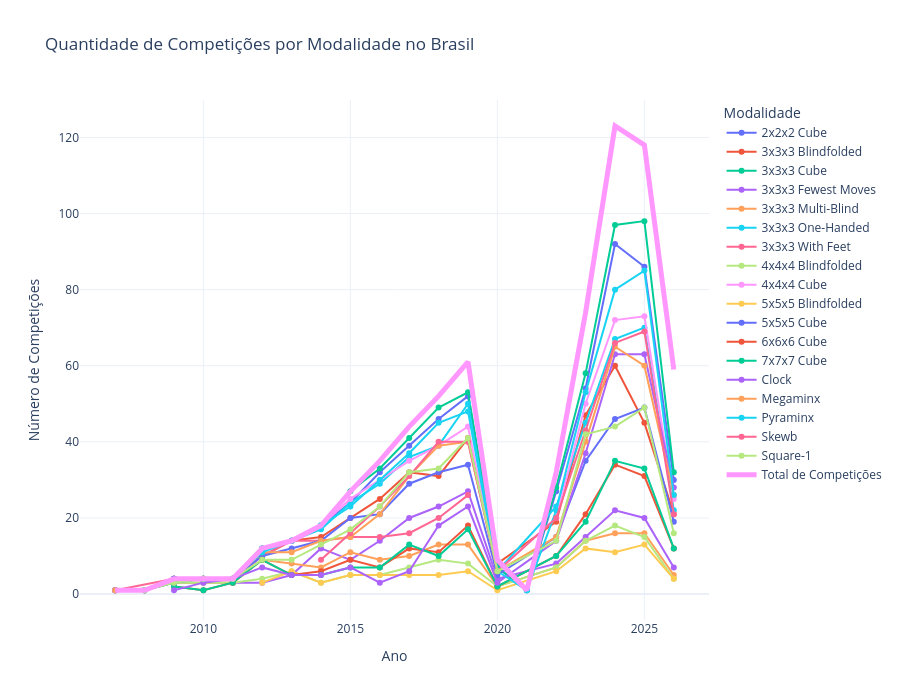

This figure's notebook cell:
### Code cell
plot_events_over_time(df_final)

### Figure 1 — Plotly figure (JSON) as saved in the notebook; plotly's stock layout.template omitted (floating-point values rounded to 4 significant figures)
{"data": [{"hovertemplate": "<b>%{fullData.name}</b><br>Ano: %{x}<br>Competições: %{y}<extra></extra>", "mode": "lines+markers", "name": "2x2x2 Cube", "type": "scatter", "x": [2007, 2008, 2009, 2010, 2011, 2012, 2013, 2014, 2015, 2016, 2017, 2018, 2019, 2020, 2021, 2022, 2023, 2024, 2025, 2026], "y": [1, 1, 4, 4, 4, 12, 14, 18, 24, 32, 39, 46, 52, 7, 1, 27, 54, 92, 86, 30]}, {"hovertemplate": "<b>%{fullData.name}</b><br>Ano: %{x}<br>Competições: %{y}<extra></extra>", "mode": "lines+markers", "name": "3x3x3 Blindfolded", "type": "scatter", "x": [2007, 2008, 2009, 2010, 2011, 2012, 2013, 2014, 2015, 2016, 2017, 2018, 2019, 2020, 2022, 2023, 2024, 2025, 2026], "y": [1, 1, 4, 4, 4, 10, 14, 15, 20, 25, 32, 31, 41, 8, 19, 47, 60, 45, 21]}, {"hovertemplate": "<b>%{fullData.name}</b><br>Ano: %{x}<br>Competições: %{y}<extra></extra>", "mode": "lines+markers", "name": "3x3x3 Cube", "type": "scatter", "x": [2007, 2008, 2009, 2010, 2011, 2012, 2013, 2014, 2015, 2016, 2017, 2018, 2019, 2020, 2021, 2022, 2023, 2024, 2025, 2026], "y": [1, 1, 4, 4, 4, 12, 14, 18, 27, 33, 41, 49, 53, 7, 1, 28, 58, 97, 98, 32]}, {"hovertemplate": "<b>%{fullData.name}</b><br>Ano: %{x}<br>Competições: %{y}<extra></extra>", "mode": "lines+markers", "name": "3x3x3 Fewest Moves", "type": "scatter", "x": [2008, 2009, 2010, 2011, 2012, 2013, 2014, 2015, 2016, 2017, 2018, 2019, 2020, 2022, 2023, 2024, 2025, 2026], "y": [1, 3, 3, 3, 3, 5, 12, 9, 14, 20, 23, 27, 4, 8, 15, 22, 20, 7]}, {"hovertemplate": "<b>%{fullData.name}</b><br>Ano: %{x}<br>Competições: %{y}<extra></extra>", "mode": "lines+markers", "name": "3x3x3 Multi-Blind", "type": "scatter", "x": [2008, 2009, 2010, 2011, 2012, 2013, 2014, 2015, 2016, 2017, 2018, 2019, 2020, 2022, 2023, 2024, 2025, 2026], "y": [1, 3, 3, 3, 9, 8, 7, 11, 9, 10, 13, 13, 2, 7, 14, 16, 16, 5]}, {"hovertemplate": "<b>%{fullData.name}</b><br>Ano: %{x}<br>Competições: %{y}<extra></extra>", "mode": "lines+markers", "name": "3x3x3 One-Handed", "type": "scatter", "x": [2008, 2009, 2010, 2011, 2012, 2013, 2014, 2015, 2016, 2017, 2018, 2019, 2020, 2022, 2023, 2024, 2025, 2026], "y": [1, 4, 4, 4, 12, 14, 17, 24, 29, 36, 39, 50, 6, 23, 45, 67, 70, 22]}, {"hovertemplate": "<b>%{fullData.name}</b><br>Ano: %{x}<br>Competições: %{y}<extra></extra>", "mode": "lines+markers", "name": "3x3x3 With Feet", "type": "scatter", "x": [2007, 2009, 2010, 2011, 2012, 2013, 2014, 2015, 2016, 2017, 2018, 2019], "y": [1, 4, 4, 4, 10, 14, 14, 15, 15, 16, 20, 26]}, {"hovertemplate": "<b>%{fullData.name}</b><br>Ano: %{x}<br>Competições: %{y}<extra></extra>", "mode": "lines+markers", "name": "4x4x4 Blindfolded", "type": "scatter", "x": [2008, 2009, 2010, 2011, 2012, 2013, 2014, 2015, 2016, 2017, 2018, 2019, 2020, 2022, 2023, 2024, 2025, 2026], "y": [1, 3, 3, 3, 4, 6, 3, 5, 5, 7, 9, 8, 2, 7, 14, 18, 15, 4]}, {"hovertemplate": "<b>%{fullData.name}</b><br>Ano: %{x}<br>Competições: %{y}<extra></extra>", "mode": "lines+markers", "name": "4x4x4 Cube", "type": "scatter", "x": [2007, 2008, 2009, 2010, 2011, 2012, 2013, 2014, 2015, 2016, 2017, 2018, 2019, 2020, 2022, 2023, 2024, 2025, 2026], "y": [1, 1, 4, 4, 4, 12, 14, 18, 25, 30, 35, 39, 44, 6, 20, 50, 72, 73, 25]}, {"hovertemplate": "<b>%{fullData.name}</b><br>Ano: %{x}<br>Competições: %{y}<extra></extra>", "mode": "lines+markers", "name": "5x5x5 Blindfolded", "type": "scatter", "x": [2012, 2013, 2014, 2015, 2016, 2017, 2018, 2019, 2020, 2022, 2023, 2024, 2025, 2026], "y": [3, 6, 3, 5, 5, 5, 5, 6, 1, 6, 12, 11, 13, 4]}, {"hovertemplate": "<b>%{fullData.name}</b><br>Ano: %{x}<br>Competições: %{y}<extra></extra>", "mode": "lines+markers", "name": "5x5x5 Cube", "type": "scatter", "x": [2007, 2008, 2009, 2010, 2011, 2012, 2013, 2014, 2015, 2016, 2017, 2018, 2019, 2020, 2022, 2023, 2024, 2025, 2026], "y": [1, 1, 4, 4, 4, 10, 12, 14, 20, 21, 29, 32, 34, 5, 15, 35, 46, 49, 19]}, {"hovertemplate": "<b>%{fullData.name}</b><br>Ano: %{x}<br>Competições: %{y}<extra></extra>", "mode": "lines+markers", "name": "6x6x6 Cube", "type": "scatter", "x": [2009, 2010, 2011, 2012, 2013, 2014, 2015, 2016, 2017, 2018, 2019, 2020, 2022, 2023, 2024, 2025, 2026], "y": [2, 1, 3, 9, 5, 6, 9, 7, 12, 11, 18, 2, 10, 21, 34, 31, 12]}, {"hovertemplate": "<b>%{fullData.name}</b><br>Ano: %{x}<br>Competições: %{y}<extra></extra>", "mode": "lines+markers", "name": "7x7x7 Cube", "type": "scatter", "x": [2009, 2010, 2011, 2012, 2013, 2014, 2015, 2016, 2017, 2018, 2019, 2020, 2022, 2023, 2024, 2025, 2026], "y": [2, 1, 3, 9, 5, 5, 7, 7, 13, 10, 17, 2, 10, 19, 35, 33, 12]}, {"hovertemplate": "<b>%{fullData.name}</b><br>Ano: %{x}<br>Competições: %{y}<extra></extra>", "mode": "lines+markers", "name": "Clock", "type": "scatter", "x": [2009, 2010, 2011, 2012, 2013, 2014, 2015, 2016, 2017, 2018, 2019, 2020, 2022, 2023, 2024, 2025, 2026], "y": [1, 3, 4, 7, 5, 5, 7, 3, 6, 18, 23, 3, 14, 37, 63, 63, 28]}, {"hovertemplate": "<b>%{fullData.name}</b><br>Ano: %{x}<br>Competições: %{y}<extra></extra>", "mode": "lines+markers", "name": "Megaminx", "type": "scatter", "x": [2007, 2008, 2009, 2010, 2011, 2012, 2013, 2014, 2015, 2016, 2017, 2018, 2019, 2020, 2022, 2023, 2024, 2025, 2026], "y": [1, 1, 3, 4, 4, 11, 11, 14, 15, 21, 31, 39, 40, 6, 15, 40, 65, 60, 26]}, {"hovertemplate": "<b>%{fullData.name}</b><br>Ano: %{x}<br>Competições: %{y}<extra></extra>", "mode": "lines+markers", "name": "Pyraminx", "type": "scatter", "x": [2008, 2009, 2010, 2011, 2012, 2013, 2014, 2015, 2016, 2017, 2018, 2019, 2020, 2021, 2022, 2023, 2024, 2025, 2026], "y": [1, 3, 4, 4, 11, 14, 18, 23, 30, 37, 45, 48, 6, 1, 22, 53, 80, 85, 26]}, {"hovertemplate": "<b>%{fullData.name}</b><br>Ano: %{x}<br>Competições: %{y}<extra></extra>", "mode": "lines+markers", "name": "Skewb", "type": "scatter", "x": [2014, 2015, 2016, 2017, 2018, 2019, 2020, 2022, 2023, 2024, 2025, 2026], "y": [9, 16, 23, 31, 40, 40, 6, 20, 43, 66, 69, 21]}, {"hovertemplate": "<b>%{fullData.name}</b><br>Ano: %{x}<br>Competições: %{y}<extra></extra>", "mode": "lines+markers", "name": "Square-1", "type": "scatter", "x": [2008, 2009, 2010, 2011, 2012, 2013, 2014, 2015, 2016, 2017, 2018, 2019, 2020, 2022, 2023, 2024, 2025, 2026], "y": [1, 3, 4, 4, 9, 9, 13, 17, 23, 32, 33, 41, 6, 14, 42, 44, 49, 16]}, {"hovertemplate": "<b>Total de Competições</b><br>Ano: %{x}<br>Total: %{y}<extra></extra>", "line": {"width": 5}, "mode": "lines", "name": "Total de Competições", "type": "scatter", "x": [2007, 2008, 2009, 2010, 2011, 2012, 2013, 2014, 2015, 2016, 2017, 2018, 2019, 2020, 2021, 2022, 2023, 2024, 2025, 2026], "y": [1, 1, 4, 4, 4, 12, 14, 18, 27, 35, 44, 52, 61, 9, 1, 32, 74, 123, 118, 59]}], "layout": {"height": 700, "hovermode": "x unified", "legend": {"title": {"text": "Modalidade"}}, "title": {"text": "Quantidade de Competições por Modalidade no Brasil"}, "xaxis": {"title": {"text": "Ano"}}, "yaxis": {"title": {"text": "Número de Competições"}}}}
